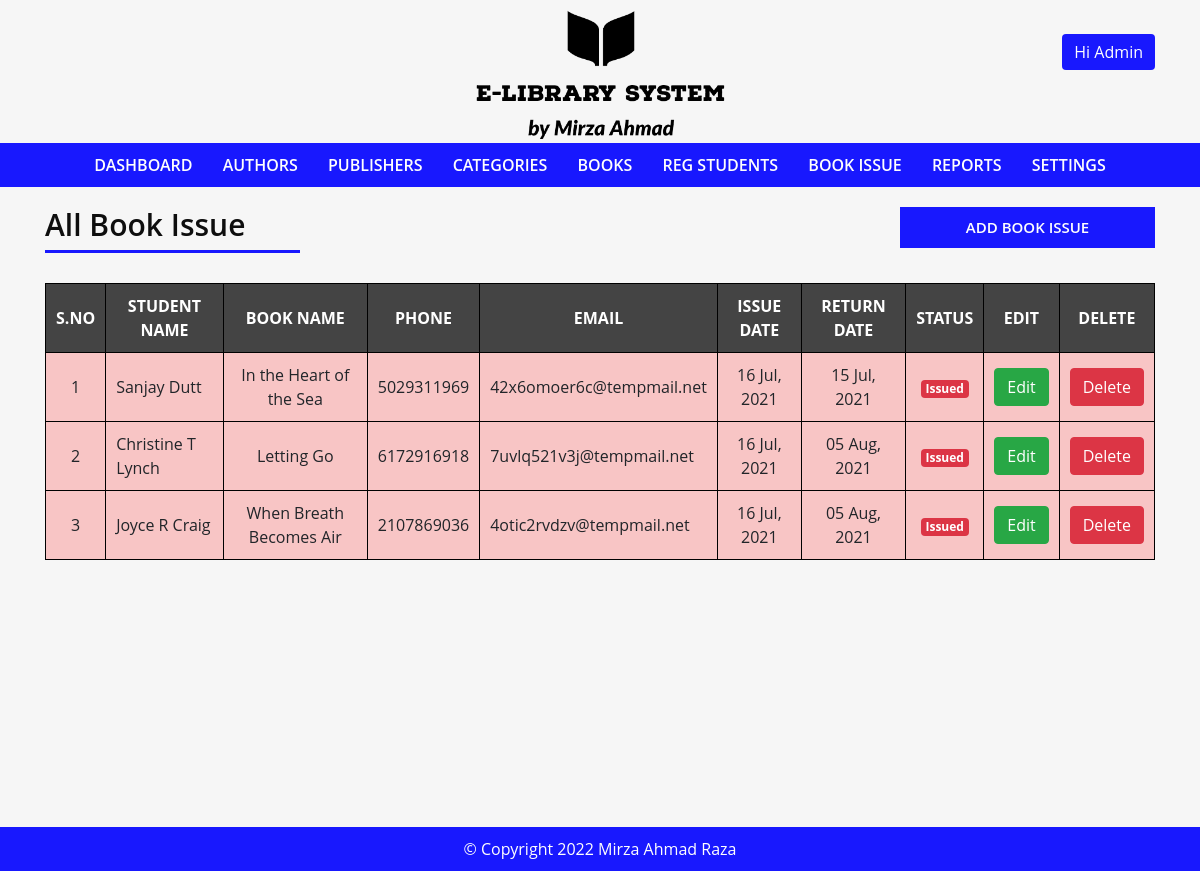
/book-issue.php (signed in), run on the app's committed database.
### tables this page shows
CREATE TABLE IF NOT EXISTS `book_issue` (
  `issue_id` int(11) NOT NULL AUTO_INCREMENT,
  `issue_name` varchar(50) NOT NULL,
  `issue_book` varchar(40) NOT NULL,
  `issue_date` date DEFAULT NULL,
  `return_date` date DEFAULT NULL,
  `issue_status` varchar(10) NOT NULL,
  `return_day` date DEFAULT NULL,
  `fine` int(11) DEFAULT NULL,
  PRIMARY KEY (`issue_id`)
);

CREATE TABLE IF NOT EXISTS `student` (
  `student_id` int(11) NOT NULL AUTO_INCREMENT,
  `student_name` varchar(50) NOT NULL,
  `student_address` varchar(100) NOT NULL,
  `student_gender` varchar(10) NOT NULL,
  `student_class` varchar(30) NOT NULL,
  `student_age` int(11) NOT NULL,
  `student_phone` varchar(12) NOT NULL,
  `student_email` varchar(30) NOT NULL,
  PRIMARY KEY (`student_id`)
);

CREATE TABLE IF NOT EXISTS `book` (
  `book_id` int(11) NOT NULL AUTO_INCREMENT,
  `book_name` varchar(50) NOT NULL,
  `book_category` varchar(30) NOT NULL,
  `book_author` varchar(50) NOT NULL,
  `book_publisher` varchar(40) NOT NULL,
  `book_status` varchar(10) NOT NULL,
  PRIMARY KEY (`book_id`)
);

### config.php (called while the page is built, shortened)
<?php
$limit = 5;
?>

### book-issue.php (the view, shortened to what this page needs)
<?php include "header.php" ?>
<div id="admin-content">
    <div class="container">
      <div class="row">
          <div class="col-md-3">
              <h2 class="admin-heading">All Book Issue</h2>
          </div>
          <div class="offset-md-6 col-md-3">
              <a class="add-new" href="add-book-issue.php">Add Book Issue</a>
          </div>
      </div>
      <div class="row">
        <div class="col-md-12">
        <?php
        if(isset($_GET['page'])){
          $page = $_GET['page'];
        }else{
          $page = 1;
        }
        $offset = ($page - 1) * $limit;
        $sql = "SELECT book_issue.issue_id,book_issue.issue_status,book_issue.issue_name,book_issue.issue_book,
                book_issue.issue_date,book_issue.return_date,student.student_id,student.student_phone,student.student_email,student.student_name,book.book_name FROM book_issue
                LEFT JOIN student ON book_issue.issue_name = student.student_id
                LEFT JOIN book ON book_issue.issue_book = book.book_id
                ORDER BY book_issue.issue_id DESC LIMIT {$offset}, {$limit}";
        $result = mysqli_query($conn, $sql) or die("SQL query failed."); ?>
          <table class="content-table">
              <thead>
                <th>S.No</th>
                <th>Student Name</th>
                <th>Book Name</th>
                <th>Phone</th>
                <th>Email</th>
                <th>Issue Date</th>
                <th>Return Date</th>
                <th>Status</th>
                <th>Edit</th>
                <th>Delete</th>
              </thead>
              <tbody>
                <?php if(mysqli_num_rows($result) > 0){
                $serial = $offset + 1;
                while($row = mysqli_fetch_assoc($result)) {
                  if((date('Y-m-d') > $row['return_date']) && $row['issue_status'] == "N"){
                  $over = 'style="background:rgba(255,0,0,0.2)"';
                  }else{ $over = ''; } ?>
                <tr <?php echo $over; ?>>
                  <td><?php echo $serial; ?></td>
                  <td><?php echo $row['student_name']; ?></td>
                  <td><?php echo $row['book_name']; ?></td>
                  <td><?php echo $row['student_phone']; ?></td>
                  <td><?php echo $row['student_email']; ?></td>
                  <td><?php echo date('d M, Y',strtotime($row['issue_date'])); ?></td>
                  <td><?php echo date('d M, Y',strtotime($row['return_date'])); ?></td>
                  <td>
                  <?php if($row['issue_status'] == 'Y'){
                    echo "<span class='badge badge-success'>Returned</span>";
                  }else{
                    echo "<span class='badge badge-danger'>Issued</span>";
                  } ?>
                  </td>
                  <td class="edit">
                    <a href="update-issue-book.php?iid=<?php echo $row['issue_id']; ?>"  class="btn btn-success">Edit</a>
                  </td>
                  <td class="delete">
                    <a href="delete-issue-book.php?iid=<?php echo $row['issue_id']; ?>" class="btn btn-danger">Delete</a>
                  </td>
                </tr>
                <?php
                    $serial++;
                  }
                }else{ ?>
                  <tr>
                    <td colspan="10">No Books Issued</td>
                  </tr>
                <?php } ?>
              </tbody>
          </table>
        </div>
      </div>
    </div>
</div>
<?php include "footer.php" ?>

### css/style.css (style rules this page uses)
body { background: #F6F6F6; font-family: 'Open Sans', sans-serif; }
a, a:hover, a:focus { text-decoration: none; outline: none; }
#admin-content { min-height: 80vh; padding: 20px 0 40px; }
#admin-content .admin-heading { color: #0E0E0E; font-size: 30px; font-weight: 600; margin: 0 0 40px; position: relative; }
#admin-content .admin-heading:after { content : ""; background: #0000ff; width: 100%; height: 3px; opacity: 0.9; position: absolute; left: 0; bottom: -10px; }
#admin-content .add-new { background: #0000ff; color: #fff; font-size: 15px; font-weight: 600; text-align: center; text-transform: uppercase; border: 2px solid transparent; padding: 7px 15px; display: block; opacity: 0.9; transition: all 0.3s; }
#admin-content .content-table { width: 100%; margin: 0 0 20px; }
#admin-content .content-table thead { background: #444; color: #fff; }
#admin-content .content-table th { text-align: center; text-transform: uppercase; border: 1px solid #000; padding: 10px; }
#admin-content .content-table tbody tr:nth-child(odd) { background: #e7e7e7; }
#admin-content .content-table tbody tr:nth-child(even) { background: transparent; }
#admin-content .content-table tbody td { text-align: center; border: 1px solid #000; padding: 10px; }
#admin-content .content-table tbody td:nth-child(2), #admin-content .content-table tbody td:nth-child(5) { text-align: left; }

### data on the page
book_issue: student.student_name "Sanjay Dutt", book.book_name "In the Heart of the Sea", student.student_phone "5029311969", student.student_email "42x6omoer6c@tempmail.net", issue_date "16 Jul, 2021", return_date "15 Jul, 2021", issue_status "Issued"
book_issue: student.student_name "Christine T Lynch", book.book_name "Letting Go", student.student_phone "6172916918", student.student_email "7uvlq521v3j@tempmail.net", issue_date "16 Jul, 2021", return_date "05 Aug, 2021", issue_status "Issued"
book_issue: student.student_name "Joyce R Craig", book.book_name "When Breath Becomes Air", student.student_phone "2107869036", student.student_email "4otic2rvdzv@tempmail.net", issue_date "16 Jul, 2021", return_date "05 Aug, 2021", issue_status "Issued"
